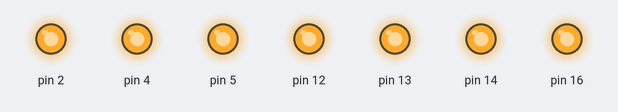
Bench run of a sketch on a simulated Arduino Uno, built with avr-gcc and run on an emulated ATmega328P. Parts: output pins drawn as LEDs (lit = HIGH).

Above: at 0.02 s.
At 2.87 s:
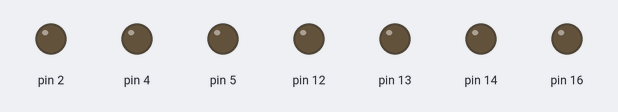
Timing chart, 0 to 3.2 s (numbered marks = the images above):
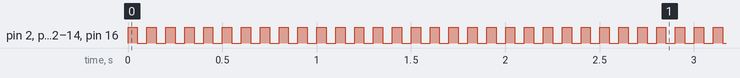

Measured:
- by itself, pin 2, pin 4, pin 5, pin 12–14, pin 16: alternates HIGH for 0.05 s and LOW for 0.05 s

The sketch:

DigitalPinTest.ino
```cpp
void setup()
{
  pinMode(2, OUTPUT);
  pinMode(4, OUTPUT);
  pinMode(5, OUTPUT);
  pinMode(12, OUTPUT);
  pinMode(13, OUTPUT);
  pinMode(14, OUTPUT);
  pinMode(16, OUTPUT);
}

void loop()
{
  digitalWrite(2, HIGH);
  digitalWrite(4, HIGH);
  digitalWrite(5, HIGH);
  digitalWrite(12, HIGH);
  digitalWrite(13, HIGH);
  digitalWrite(14, HIGH);
  digitalWrite(16, HIGH);
  delay(50);
  digitalWrite(2, LOW);
  digitalWrite(4, LOW);
  digitalWrite(5, LOW);
  digitalWrite(12, LOW);
  digitalWrite(13, LOW);
  digitalWrite(14, LOW);
  digitalWrite(16, LOW);
  delay(50);
}
```
